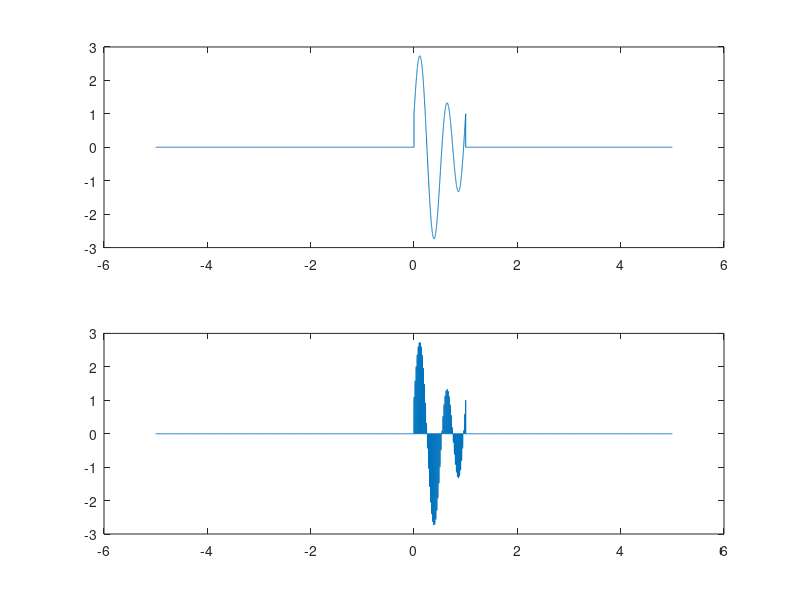
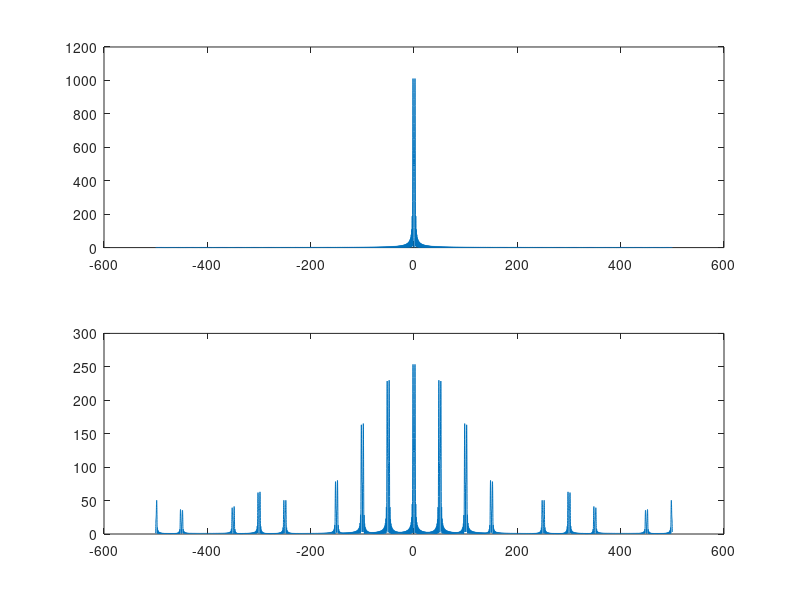

Here is the MATLAB script that generated these plots, in order:
tr = 0.001;
Ts = 0.02;
t1 = -5 : tr : 0-tr;
t2 = 0 : tr : 1;
t3 = 1+tr : tr : 5;
t = [t1 t2 t3];
lt = length(t);

x = [zeros(1,length(t1)) cos(2*pi*t2)+2*sin(4*pi*t2) zeros(1,length(t3))];
h = zeros(1,lt);
for k = 1 : lt
    if(rem(t(k),Ts) == 0)
        if(t(k) ~= 5)
            h(k : k+4) = 1;
        end
    end
end

s = x.*h;

figure;
subplot(2,1,1); plot(t,x);
subplot(2,1,2); plot(t,s);



lt = 2^ceil(log2(lt));
f = ((-lt/2) : (lt/2)-1)/(lt*tr);
X = fftshift(fft(x,lt));
S = fftshift(fft(s,lt));

figure;
subplot(2,1,1); plot(f,abs(X));
subplot(2,1,2); plot(f,abs(S));





